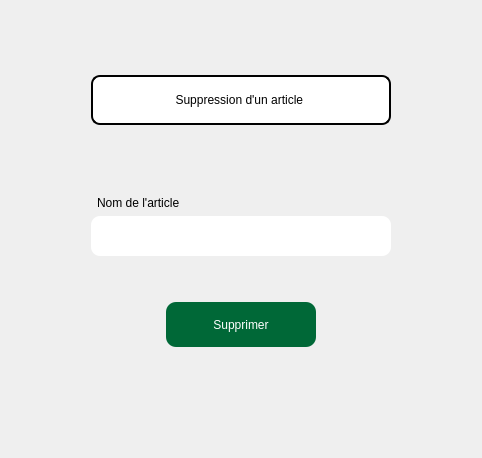
            <widget class="QWidget" name="page_6">
             <layout class="QVBoxLayout" name="verticalLayout_43">
              <item>
               <spacer name="verticalSpacer_14">
                <property name="orientation">
                 <enum>Qt::Vertical</enum>
                </property>
                <property name="sizeHint" stdset="0">
                 <size>
                  <width>20</width>
                  <height>64</height>
                 </size>
                </property>
               </spacer>
              </item>
              <item>
               <layout class="QHBoxLayout" name="horizontalLayout_42">
                <item>
                 <spacer name="horizontalSpacer_75">
                  <property name="orientation">
                   <enum>Qt::Horizontal</enum>
                  </property>
                  <property name="sizeHint" stdset="0">
                   <size>
                    <width>40</width>
                    <height>20</height>
                   </size>
                  </property>
                 </spacer>
                </item>
                <item>
                 <layout class="QVBoxLayout" name="verticalLayout_42">
                  <item>
                   <layout class="QHBoxLayout" name="horizontalLayout_19">
                    <item>
                     <spacer name="horizontalSpacer_31">
                      <property name="orientation">
                       <enum>Qt::Horizontal</enum>
                      </property>
                      <property name="sizeHint" stdset="0">
                       <size>
                        <width>40</width>
                        <height>20</height>
                       </size>
                      </property>
                     </spacer>
                    </item>
                    <item>
                     <widget class="QLabel" name="label_15">
                      <property name="minimumSize">
                       <size>
                        <width>300</width>
                        <height>50</height>
                       </size>
                      </property>
                      <property name="styleSheet">
                       <string notr="true">font: 15pt &quot;Ubuntu Mono&quot;;
background-color : white;
border-radius : 9px;
border : 2px solid black;</string>
                      </property>
                      <property name="text">
                       <string>Suppression d'un article </string>
                      </property>
                      <property name="alignment">
                       <set>Qt::AlignCenter</set>
                      </property>
                     </widget>
                    </item>
                    <item>
                     <spacer name="horizontalSpacer_32">
                      <property name="orientation">
                       <enum>Qt::Horizontal</enum>
                      </property>
                      <property name="sizeHint" stdset="0">
                       <size>
                        <width>40</width>
                        <height>20</height>
                       </size>
                      </property>
                     </spacer>
                    </item>
                   </layout>
                  </item>
                  <item>
                   <spacer name="verticalSpacer_12">
                    <property name="orientation">
                     <enum>Qt::Vertical</enum>
                    </property>
                    <property name="sizeHint" stdset="0">
                     <size>
                      <width>20</width>
                      <height>65</height>
                     </size>
                    </property>
                   </spacer>
                  </item>
                  <item>
                   <layout class="QHBoxLayout" name="horizontalLayout_18">
                    <item>
                     <spacer name="horizontalSpacer_33">
                      <property name="orientation">
                       <enum>Qt::Horizontal</enum>
                      </property>
                      <property name="sizeHint" stdset="0">
                       <size>
                        <width>40</width>
                        <height>20</height>
                       </size>
                      </property>
                     </spacer>
                    </item>
                    <item>
                     <layout class="QVBoxLayout" name="verticalLayout_15">
                      <item>
                       <layout class="QVBoxLayout" name="verticalLayout_14">
                        <item>
                         <widget class="QLabel" name="label_16">
                          <property name="styleSheet">
                           <string notr="true">font: 12pt &quot;Ubuntu Mono&quot;;
padding-left : 3px;</string>
                          </property>
                          <property name="text">
                           <string>Nom de l'article</string>
                          </property>
                         </widget>
                        </item>
                        <item>
                         <widget class="QLineEdit" name="lineEdit_article_a_supprimer">
                          <property name="minimumSize">
                           <size>
                            <width>300</width>
                            <height>40</height>
                           </size>
                          </property>
                          <property name="maximumSize">
                           <size>
                            <width>300</width>
                            <height>40</height>
                           </size>
                          </property>
                          <property name="styleSheet">
                           <string notr="true">border-radius : 9px;
font: 57 12pt &quot;Ubuntu Light&quot;;
background-color : white;
padding-left : 3px;</string>
                          </property>
                         </widget>
                        </item>
                       </layout>
                      </item>
                      <item>
                       <spacer name="verticalSpacer_13">
                        <property name="orientation">
                         <enum>Qt::Vertical</enum>
                        </property>
                        <property name="sizeHint" stdset="0">
                         <size>
                          <width>20</width>
                          <height>40</height>
                         </size>
                        </property>
                       </spacer>
                      </item>
                      <item>
                       <layout class="QHBoxLayout" name="horizontalLayout_21">
                        <item>
                         <spacer name="horizontalSpacer_34">
                          <property name="orientation">
                           <enum>Qt::Horizontal</enum>
                          </property>
                          <property name="sizeHint" stdset="0">
                           <size>
                            <width>40</width>
                            <height>20</height>
                           </size>
                          </property>
                         </spacer>
                        </item>
                        <item>
                         <widget class="QPushButton" name="bouton_valider_supprimer">
                          <property name="minimumSize">
                           <size>
                            <width>150</width>
                            <height>45</height>
                           </size>
                          </property>
                          <property name="cursor">
                           <cursorShape>PointingHandCursor</cursorShape>
                          </property>
                          <property name="styleSheet">
                           <string notr="true">font: 75 13pt &quot;Ubuntu Mono&quot;;
border-radius : 10px;
background-color : #006837;
color:white</string>
                          </property>
                          <property name="text">
                           <string>Supprimer</string>
                          </property>
                         </widget>
                        </item>
                        <item>
                         <spacer name="horizontalSpacer_35">
                          <property name="orientation">
                           <enum>Qt::Horizontal</enum>
                          </property>
                          <property name="sizeHint" stdset="0">
                           <size>
                            <width>40</width>
                            <height>20</height>
                           </size>
                          </property>
                         </spacer>
                        </item>
                       </layout>
                      </item>
                     </layout>
                    </item>
                    <item>
                     <spacer name="horizontalSpacer_37">
                      <property name="orientation">
                       <enum>Qt::Horizontal</enum>
                      </property>
                      <property name="sizeHint" stdset="0">
                       <size>
                        <width>40</width>
                        <height>20</height>
                       </size>
                      </property>
                     </spacer>
                    </item>
                   </layout>
                  </item>
                 </layout>
                </item>
                <item>
                 <spacer name="horizontalSpacer_76">
                  <property name="orientation">
                   <enum>Qt::Horizontal</enum>
                  </property>
                  <property name="sizeHint" stdset="0">
                   <size>
                    <width>40</width>
                    <height>20</height>
                   </size>
                  </property>
                 </spacer>
                </item>
               </layout>
              </item>
              <item>
               <spacer name="verticalSpacer_16">
                <property name="orientation">
                 <enum>Qt::Vertical</enum>
                </property>
                <property name="sizeHint" stdset="0">
                 <size>
                  <width>20</width>
                  <height>64</height>
                 </size>
                </property>
               </spacer>
              </item>
              <item>
               <widget class="QLabel" name="label_info_ajouter_article_2">
                <property name="minimumSize">
                 <size>
                  <width>200</width>
                  <height>30</height>
                 </size>
                </property>
                <property name="text">
                 <string/>
                </property>
                <property name="alignment">
                 <set>Qt::AlignCenter</set>
                </property>
               </widget>
              </item>
             </layout>
            </widget>
